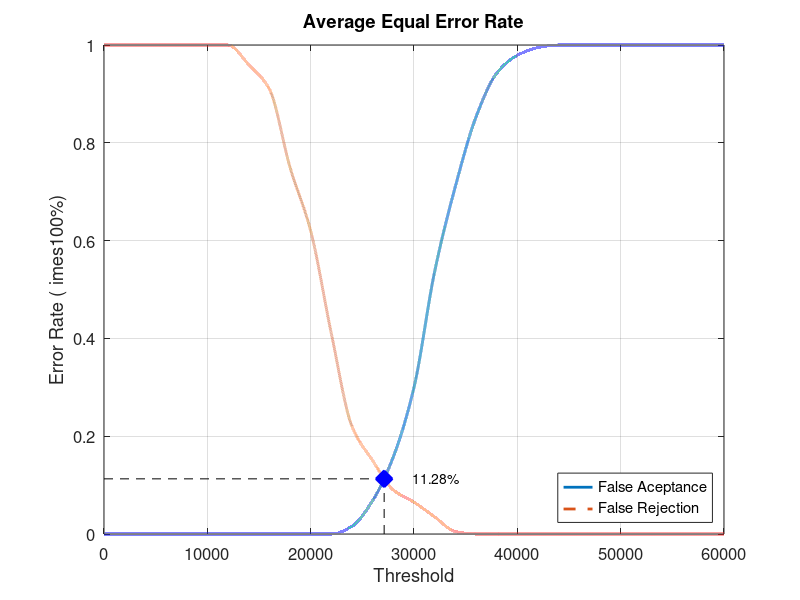
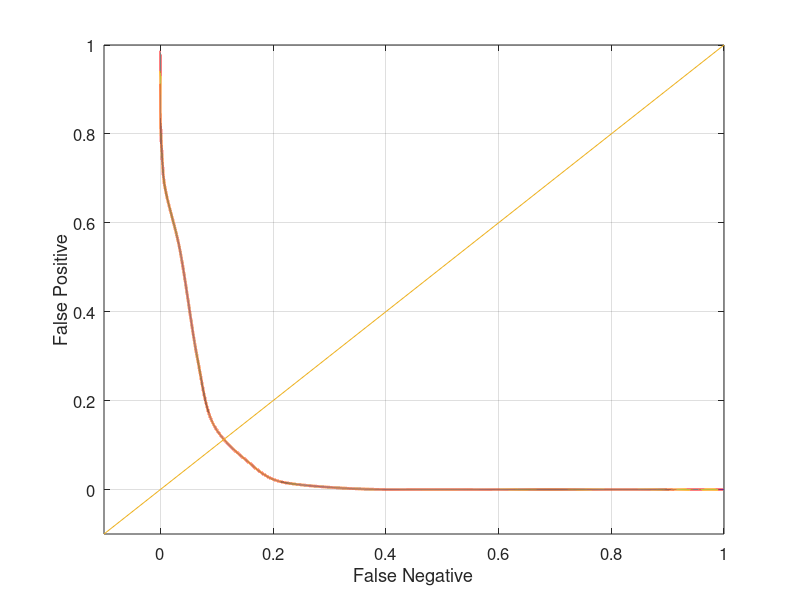

The MATLAB script that drew these images, in order:
close all;
clear;
clc;
x = 0:2000:60000;
xq = 0:0.5:60000;

y0 = [0 0 0 0 0 0 0 0 0 0 0 0 0.0157895 0.0684211 0.157895 0.3 0.536842 0.710526 0.852632 0.942105 0.978947 0.994737 1 1 1 1 1 1 1 1 1]
yy0 = interp1(x, y0, xq, 'pchip');
y1 = [1 1 1 1 1 1 1 0.96 0.91 0.75 0.62 0.41 0.22 0.15 0.09 0.065 0.035 0.005 0 0 0 0 0 0 0 0 0 0 0 0 0]
yy1 = interp1(x, y1, xq, 'pchip');

% Calculating EER: 
y2 = abs(y0 - y1);
find(y2 == min(y2))
yy2 = abs(yy0 - yy1);
xEER = find(yy2 == min(yy2));
xEERIndex = xq(xEER) % X-axis EER
yEER = yy0(xEER) % Y-axis EER

main = figure
plot(xq, yy0,'-','LineWidth', 2);	hold on
plot(xq, yy1,'--','LineWidth', 2);	hold on
plot([xEERIndex xEERIndex], [0 yEER], 'k--');	hold on
plot([0 xEERIndex], [yEER yEER], 'k--');	hold on
plot(xEERIndex, yEER, 'bx', 'LineWidth', 10);	hold on
text(xEERIndex + 10 * xEERIndex / 100, yEER, [num2str(round((10000 * yEER)) / 100) '%'])
legend('False Aceptance', 'False Rejection', 'Location', 'SouthEast')
xlabel('Threshold')
ylabel('Error Rate (	imes100%)')
title('Average Equal Error Rate')
set(gca, 'FontSize', 12)
axis([0 60000 0 1])
grid on

print(main, 'Database2_1Main', '-dpng');
FNRxFPR = figure('Color', [1 1 1]);
plot(yy1, yy0, '-', yy1, yy0, 'LineWidth', 2);
hold on
y = -0.1:0.1:1
plot(y, y); 
set(gca, 'FontSize', 12)
xlabel('False Negative')
ylabel('False Positive')
axis([-0.1 1 -0.1 1])
set(gca, 'FontSize', 12)
grid on

print(FNRxFPR, 'Database2_1FNRxFPR','-dpng');
